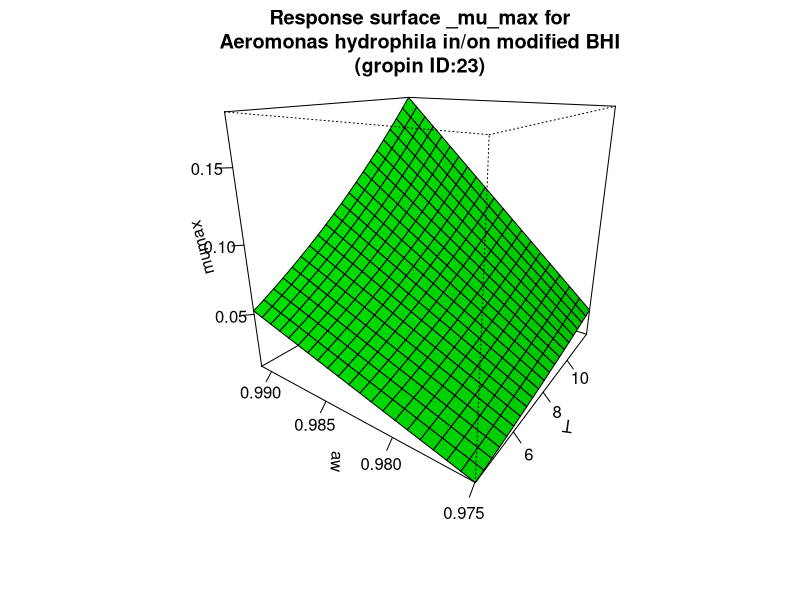

R code for this plot:
#############################
# start of Parameter script
#############################
T <- seq(4.004,11.988011988012,length.out=21)
aw <- seq(0.974974,0.991008991008991,length.out=21)
#############################
# end of Parameter script
#############################
############################# 
# start of Model script Gropin ID 23 
#############################
 
# constant coefficients for this model
a <- 0.032
awmin <- 0.9718
Tmin <- -5.25
 
variables <- data.frame(T,aw)
argumentsPar <- unique.data.frame(expand.grid(variables))
 
# heart of the model
response_surface <- function(T,aw) {
   mumax <-(a*(aw-awmin)*((T-Tmin)^2))

	return(mumax=mumax)
} 

# output parameters
responseSurface <- cbind(argumentsPar,response_surface(argumentsPar['T'],argumentsPar['aw']))
colnames(responseSurface) <- c(colnames(argumentsPar),'mumax')
#############################
# End of Model script
#############################
############################# 
# start of Visualisation script Gropin ID 23 
#############################
titleText <-'Response surface _mu_max for
Aeromonas hydrophila in/on modified BHI
(gropin ID:23)'
persp(T,aw,matrix(unlist(responseSurface$'mumax'),nrow=21),col = 'green',xlab='T',ylab='aw',zlab='mumax',main=titleText,theta=305,phi=20,shade=0.25,ticktype = 'detailed')
#############################
# End of Visualisation script
#############################
